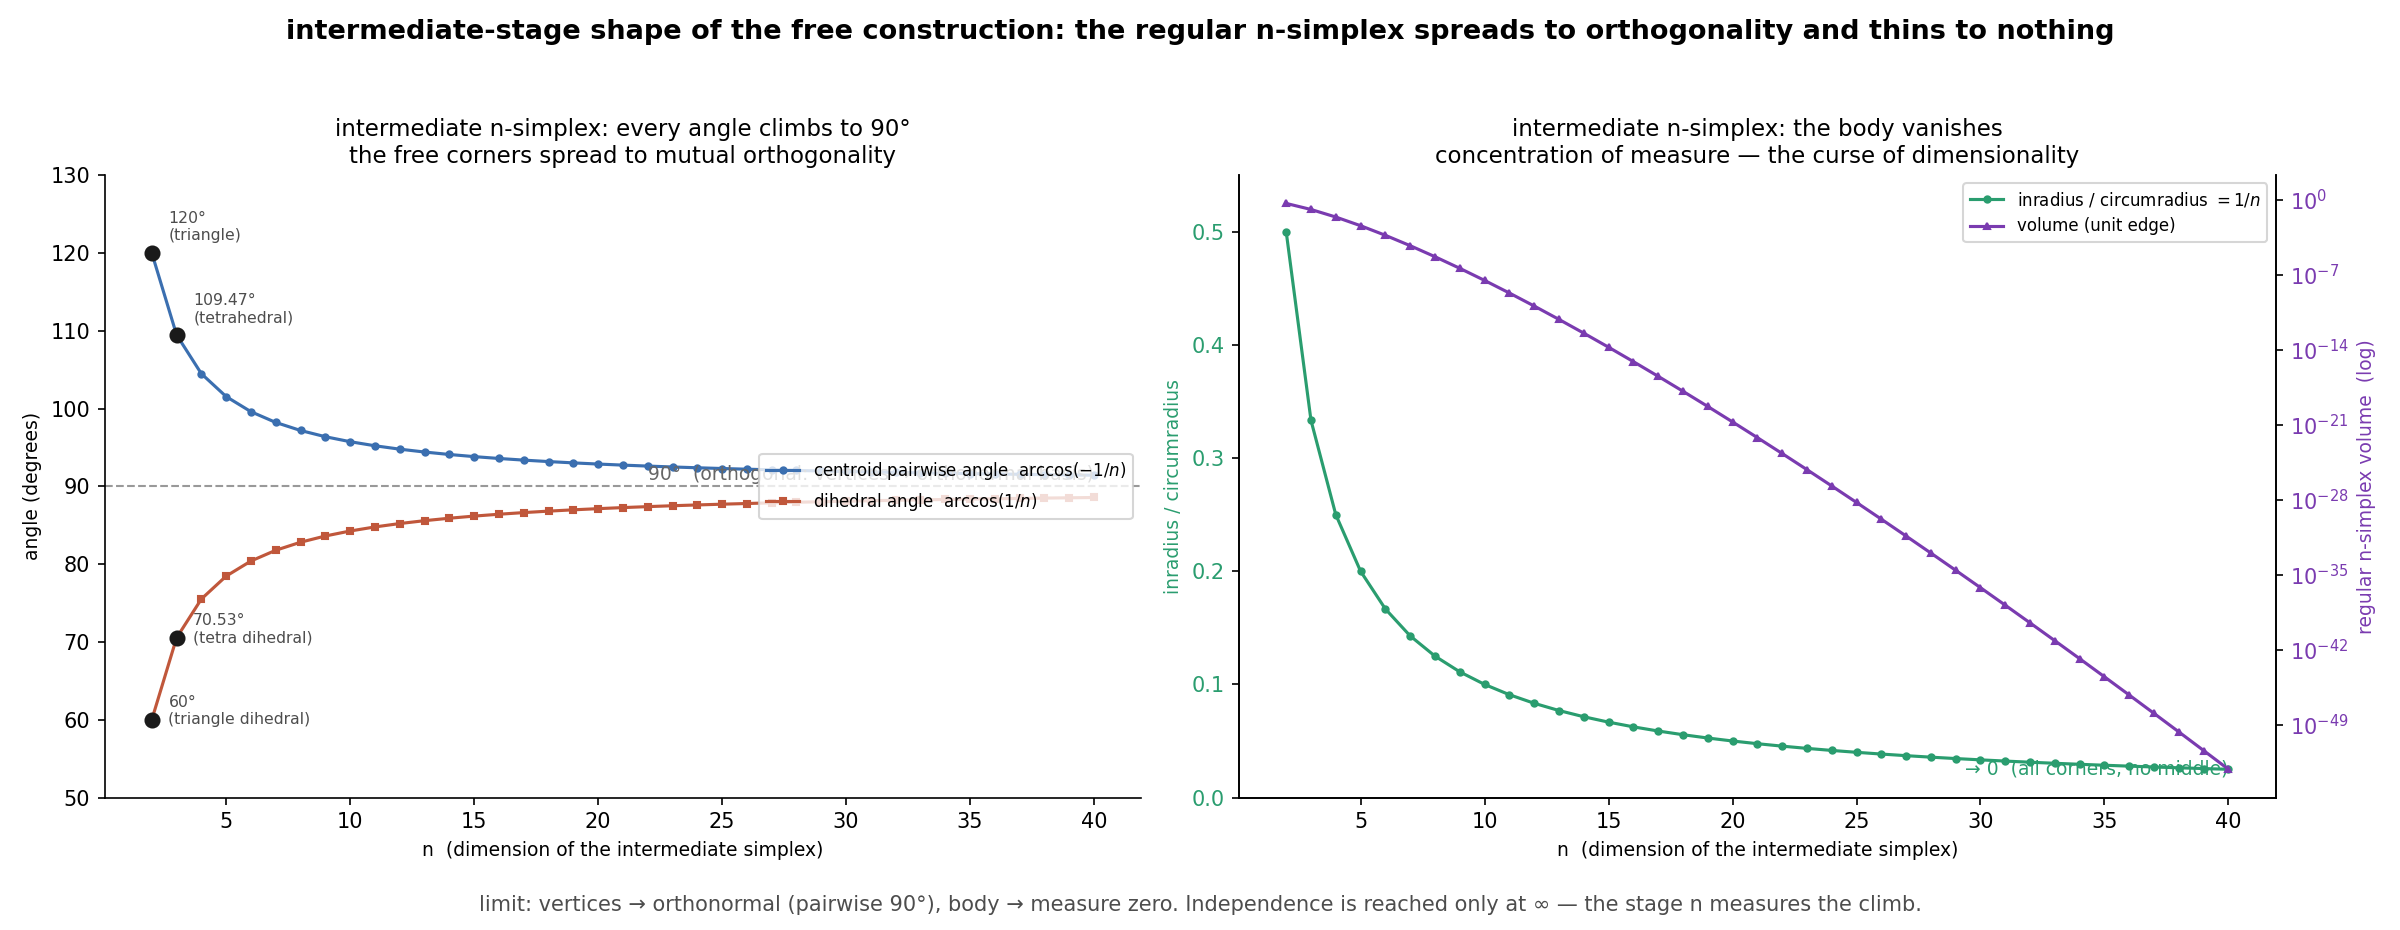

This chart was generated by the following Python code:
"""The shape at an intermediate stage of the dimension-raising (free) reading.

After n+1 objects the free construction is a regular n-simplex (every pair of
symbols equidistant, every symbol a corner).  This is the finite-resolution
object; the limit is Delta^infinity.  As n grows the regular n-simplex changes
shape by exact laws -- the analogue of the Takagi/ruler signature found for the
betweenness construction.

Closed forms (regular n-simplex, unit edge, n+1 vertices, dimension n):

  centroid pairwise angle   theta(n) = arccos(-1/n)        -> 90 deg
  dihedral angle            delta(n) = arccos( 1/n)        -> 90 deg
  inradius / circumradius   r/R      = 1/n                 -> 0
  volume (unit edge)        V(n)     = sqrt(n+1)/(n! 2^{n/2}) -> 0  (super-exp.)
  edge-edge angle at vertex = 60 deg  (every 3 vertices equilateral; n-invariant)

Anchors:  n=2 triangle -> centroid 120 deg, dihedral 60 deg
          n=3 tetra    -> centroid 109.47 deg (tetrahedral angle), dihedral 70.53

Reading: the corners spread to mutual orthogonality (centroid angle -> 90), i.e.
the free symbols become an orthonormal set (the basis e_i of Delta^infty in ell^2);
meanwhile the body thins to nothing (r/R -> 0, V -> 0).  This is concentration of
measure / the curse of dimensionality: the n-simplex becomes "all corners, no
middle."  Independence of the symbols is reached only in the limit, approached
monotonically -- the intermediate stage measures how far along that climb it is.

Run:  python3 research-notes/geometric/simplex_intermediate.py
"""

import numpy as np
import matplotlib.pyplot as plt
from math import factorial


def descriptors(nmax=40):
    n = np.arange(2, nmax + 1, dtype=float)
    centroid = np.degrees(np.arccos(-1.0 / n))
    dihedral = np.degrees(np.arccos(1.0 / n))
    r_over_R = 1.0 / n
    vol = np.array([np.sqrt(k + 1) / (factorial(int(k)) * 2.0 ** (k / 2.0))
                    for k in n])
    return n, centroid, dihedral, r_over_R, vol


# ----------------------------------------------------------------------------
# Panel 1 — the angles climb to 90 deg: corners spread to orthogonality
# ----------------------------------------------------------------------------
def draw_angles(ax, n, centroid, dihedral):
    ax.axhline(90, color="0.6", ls="--", lw=1, zorder=0)
    ax.text(n[-1], 90.8, "90°  (orthogonal: vertices → orthonormal basis)",
            ha="right", fontsize=9, color="0.4")
    ax.plot(n, centroid, "o-", ms=3, color="#3b6fb0", lw=1.5,
            label=r"centroid pairwise angle  $\arccos(-1/n)$")
    ax.plot(n, dihedral, "s-", ms=3, color="#c0573b", lw=1.5,
            label=r"dihedral angle  $\arccos(1/n)$")
    # anchors
    for xv, yv, txt in [(2, 120, "120°\n(triangle)"),
                        (3, 109.47, "109.47°\n(tetrahedral)"),
                        (2, 60, "60°\n(triangle dihedral)"),
                        (3, 70.53, "70.53°\n(tetra dihedral)")]:
        ax.scatter([xv], [yv], s=45, color="0.1", zorder=5)
        ax.annotate(txt, (xv, yv), textcoords="offset points",
                    xytext=(8, -2 if yv < 90 else 6), fontsize=7.5, color="0.3")
    ax.set_title("intermediate n-simplex: every angle climbs to 90°\n"
                 "the free corners spread to mutual orthogonality", fontsize=11)
    ax.set_xlabel("n  (dimension of the intermediate simplex)", fontsize=9)
    ax.set_ylabel("angle (degrees)", fontsize=9)
    ax.legend(fontsize=8, loc="center right")
    ax.set_ylim(50, 130)
    for s in ("top", "right"):
        ax.spines[s].set_visible(False)


# ----------------------------------------------------------------------------
# Panel 2 — the body thins to nothing: spikiness + vanishing volume
# ----------------------------------------------------------------------------
def draw_thinness(ax, n, r_over_R, vol):
    ax.plot(n, r_over_R, "o-", ms=3, color="#2a9d6f", lw=1.5,
            label=r"inradius / circumradius $= 1/n$")
    ax.set_xlabel("n  (dimension of the intermediate simplex)", fontsize=9)
    ax.set_ylabel("inradius / circumradius", color="#2a9d6f", fontsize=9)
    ax.tick_params(axis="y", labelcolor="#2a9d6f")
    ax.set_ylim(0, 0.55)
    ax.text(n[-1], 0.02, "→ 0  (all corners, no middle)", ha="right",
            fontsize=9, color="#2a9d6f")

    ax2 = ax.twinx()
    ax2.semilogy(n, vol, "^-", ms=3, color="#7a3bb0", lw=1.5,
                 label="volume (unit edge)")
    ax2.set_ylabel("regular n-simplex volume  (log)", color="#7a3bb0",
                   fontsize=9)
    ax2.tick_params(axis="y", labelcolor="#7a3bb0")

    ax.set_title("intermediate n-simplex: the body vanishes\n"
                 "concentration of measure — the curse of dimensionality",
                 fontsize=11)
    for s in ("top",):
        ax.spines[s].set_visible(False)
        ax2.spines[s].set_visible(False)
    # combined legend
    l1, lab1 = ax.get_legend_handles_labels()
    l2, lab2 = ax2.get_legend_handles_labels()
    ax.legend(l1 + l2, lab1 + lab2, fontsize=8, loc="upper right")


def main():
    n, centroid, dihedral, r_over_R, vol = descriptors(40)
    fig, axes = plt.subplots(1, 2, figsize=(16, 6.2))
    fig.patch.set_facecolor("white")
    draw_angles(axes[0], n, centroid, dihedral)
    draw_thinness(axes[1], n, r_over_R, vol)
    fig.suptitle(
        "intermediate-stage shape of the free construction: the regular n-simplex "
        "spreads to orthogonality and thins to nothing",
        fontsize=13, fontweight="bold")
    fig.text(0.5, 0.02,
             "limit: vertices → orthonormal (pairwise 90°), body → measure zero. "
             "Independence is reached only at ∞ — the stage n measures the climb.",
             ha="center", fontsize=10, color="0.3")
    fig.tight_layout(rect=[0, 0.05, 1, 0.95])
    out = "research-notes/geometric/simplex_intermediate.png"
    fig.savefig(out, dpi=150, facecolor="white")
    print("wrote", out)


if __name__ == "__main__":
    main()
